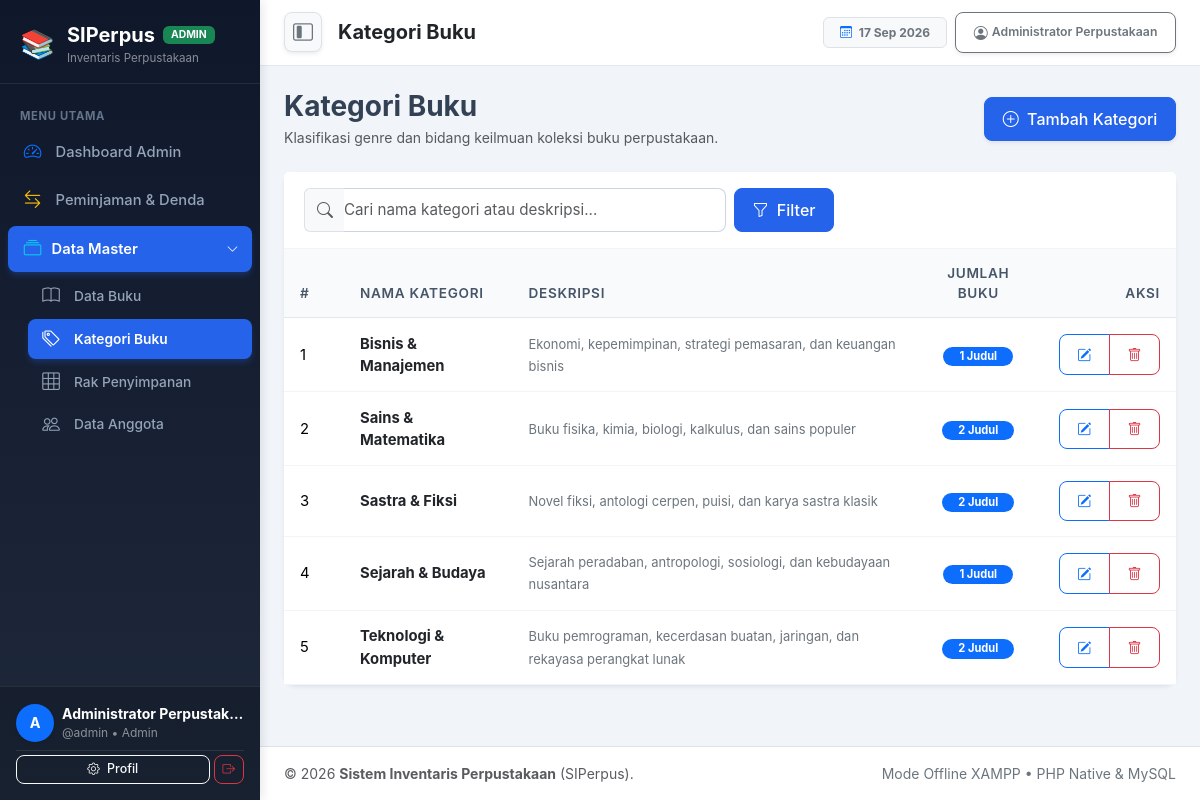
Page /library-inventory/library-inventory/modules/categories/index.php (signed in) on the committed database.
### tables this page shows
CREATE TABLE IF NOT EXISTS `categories` (
    `id` INT AUTO_INCREMENT PRIMARY KEY,
    `nama_kategori` VARCHAR(100) NOT NULL,
    `deskripsi` TEXT NULL,
    `created_at` TIMESTAMP DEFAULT CURRENT_TIMESTAMP,
    `updated_at` TIMESTAMP DEFAULT CURRENT_TIMESTAMP ON UPDATE CURRENT_TIMESTAMP
);

### library-inventory/library-inventory/config/database.php (called while the page is built, shortened)
<?php
function base_url($path = '') {
    $base = '/library-inventory';
    return $base . '/' . ltrim($path, '/');
}
function csrf_token() {
    return $_SESSION['csrf_token'];
}

### library-inventory/library-inventory/modules/categories/index.php (the view, shortened to what this page needs)
<?php
require_once __DIR__ . '/../../includes/header.php';
$db = get_db();
$search = trim($_GET['search'] ?? '');
$sql = "
    SELECT c.*, COUNT(b.id) AS total_buku
    FROM categories c
    LEFT JOIN books b ON c.id = b.kategori_id
";
$params = [];
$sql .= " GROUP BY c.id ORDER BY c.nama_kategori ASC";
$stmt = $db->prepare($sql);
$stmt->execute($params);
$categories = $stmt->fetchAll();
?>
<div class="row mb-4">
    <div class="col-12">
        <div class="d-flex flex-column flex-md-row justify-content-between align-items-md-center gap-3">
            <div>
                <h3 class="fw-bold mb-1">Kategori Buku</h3>
                <p class="text-muted small mb-0">Klasifikasi genre dan bidang keilmuan koleksi buku perpustakaan.</p>
            </div>
            <a href="<?= base_url('modules/categories/create.php') ?>" class="btn btn-primary shadow-sm">
                <i class="bi bi-plus-circle me-1"></i> Tambah Kategori
            </a>
        </div>
    </div>
</div>
<div class="card shadow-sm border-0">
    <div class="card-header bg-white py-3">
        <form action="<?= base_url('modules/categories/index.php') ?>" method="GET" class="row g-2 align-items-center">
            <div class="col-md-6">
                <div class="input-group">
                    <span class="input-group-text bg-light text-muted border-end-0"><i class="bi bi-search"></i></span>
                    <input type="text" class="form-control border-start-0 ps-0" name="search"
                           placeholder="Cari nama kategori atau deskripsi..." value="<?= htmlspecialchars($search) ?>">
                </div>
            </div>
            <div class="col-md-3 d-flex gap-2">
                <button type="submit" class="btn btn-primary">
                    <i class="bi bi-funnel me-1"></i> Filter
                </button>
            </div>
        </form>
    </div>
    <div class="card-body p-0">
        <div class="table-responsive">
            <table class="table table-custom table-hover mb-0">
                <thead>
                    <tr>
                        <th width="60">#</th>
                        <th>Nama Kategori</th>
                        <th>Deskripsi</th>
                        <th class="text-center">Jumlah Buku</th>
                        <th class="text-end">Aksi</th>
                    </tr>
                </thead>
                <tbody>
                    <?php if (empty($categories)): ?>
                        <tr>
                            <td colspan="5" class="text-center py-5 text-muted">
                                <i class="bi bi-tags fs-2 text-secondary d-block mb-2"></i>
                                Belum ada data kategori buku.
                            </td>
                        </tr>
                    <?php else: ?>
                        <?php foreach ($categories as $idx => $cat): ?>
                            <tr>
                                <td><?= $idx + 1 ?></td>
                                <td>
                                    <span class="fw-bold text-dark"><?= htmlspecialchars($cat['nama_kategori']) ?></span>
                                </td>
                                <td>
                                    <span class="text-secondary small"><?= htmlspecialchars($cat['deskripsi'] ?: '-') ?></span>
                                </td>
                                <td class="text-center">
                                    <span class="badge bg-primary rounded-pill px-3 py-1">
                                        <?= (int)$cat['total_buku'] ?> Judul
                                    </span>
                                </td>
                                <td class="text-end">
                                    <div class="btn-group btn-group-sm">
                                        <a href="<?= base_url('modules/categories/edit.php?id=' . $cat['id']) ?>" class="btn btn-outline-primary" title="Edit Kategori">
                                            <i class="bi bi-pencil-square"></i>
                                        </a>
                                        <a href="<?= base_url('modules/categories/delete.php?id=' . $cat['id'] . '&csrf_token=' . csrf_token()) ?>"
                                           class="btn btn-outline-danger"
                                           onclick="return confirm('Yakin ingin menghapus kategori \'<?= htmlspecialchars(addslashes($cat['nama_kategori'])) ?>\'?');"
                                           title="Hapus Kategori">
                                            <i class="bi bi-trash"></i>
                                        </a>
                                    </div>
                                </td>
                            </tr>
                        <?php endforeach; ?>
                    <?php endif; ?>
                </tbody>
            </table>
        </div>
    </div>
</div>
<?php require_once __DIR__ . '/../../includes/footer.php'; ?>

### library-inventory/library-inventory/assets/css/custom.css (style rules this page uses)
:root { --primary-color: #2563eb; --primary-hover: #1d4ed8; --secondary-color: #475569; --dark-bg: #0f172a; --sidebar-bg: #1e293b; --sidebar-hover: #334155; --sidebar-active: #2563eb; --card-shadow: 0 4px 6px -1px rgba(0, 0, 0, 0.07), 0 2px 4px -2px rgba(0, 0, 0, 0.05); --card-shadow-hover: 0 10px 15px -3px rgba(0, 0, 0, 0.1), 0 4px 6px -4px rgba(0, 0, 0, 0.05); }
body { background-color: #f1f5f9; font-family: -apple-system, BlinkMacSystemFont, "Segoe UI", Roboto, "Helvetica Neue", Arial, sans-serif; color: #334155; min-height: 100vh; display: flex; flex-direction: column; }
.card { border: 1px solid #e2e8f0; border-radius: 12px; background-color: #ffffff; box-shadow: var(--card-shadow); transition: transform 0.2s ease, box-shadow 0.2s ease; }
.card-header { background-color: #ffffff; border-bottom: 1px solid #f1f5f9; padding: 1rem 1.25rem; font-weight: 600; }
.table-custom { border-collapse: separate; border-spacing: 0; }
.table-custom thead th { background-color: #f8fafc; color: #475569; font-weight: 600; font-size: 0.85rem; text-transform: uppercase; letter-spacing: 0.05em; border-bottom: 1px solid #e2e8f0; padding: 0.85rem 1rem; }
.table-custom tbody td { padding: 0.9rem 1rem; vertical-align: middle; border-bottom: 1px solid #f1f5f9; font-size: 0.925rem; }
.form-control, .form-select { border-radius: 8px; border: 1px solid #cbd5e1; padding: 0.6rem 0.85rem; font-size: 0.95rem; transition: border-color 0.2s ease, box-shadow 0.2s ease; }
.btn { border-radius: 8px; padding: 0.55rem 1.1rem; font-weight: 500; transition: all 0.2s ease; }
.btn-primary { background-color: var(--primary-color); border-color: var(--primary-color); }

### rows in the picture
categories: nama_kategori "Bisnis & Manajemen", deskripsi "Ekonomi, kepemimpinan, strategi pemasaran, dan keuangan bisnis", total_buku "1"
categories: nama_kategori "Sains & Matematika", deskripsi "Buku fisika, kimia, biologi, kalkulus, dan sains populer", total_buku "2"
categories: nama_kategori "Sastra & Fiksi", deskripsi "Novel fiksi, antologi cerpen, puisi, dan karya sastra klasik", total_buku "2"
categories: nama_kategori "Sejarah & Budaya", deskripsi "Sejarah peradaban, antropologi, sosiologi, dan kebudayaan nusantara", total_buku "1"
categories: nama_kategori "Teknologi & Komputer", deskripsi "Buku pemrograman, kecerdasan buatan, jaringan, dan rekayasa perangkat lunak", total_buku "2"

### other values in the picture
$currentUser['role'] "ADMIN"
substr($currentUser['nama'], 0, 1) "A"
$currentUser['nama'] "Administrator Perpustak…"
$currentUser['username'] "admin"
$currentUser['role'] "Admin"
$pageTitle "Kategori Buku"
$currentUser['nama'] "Administrator Perpustakaan"
